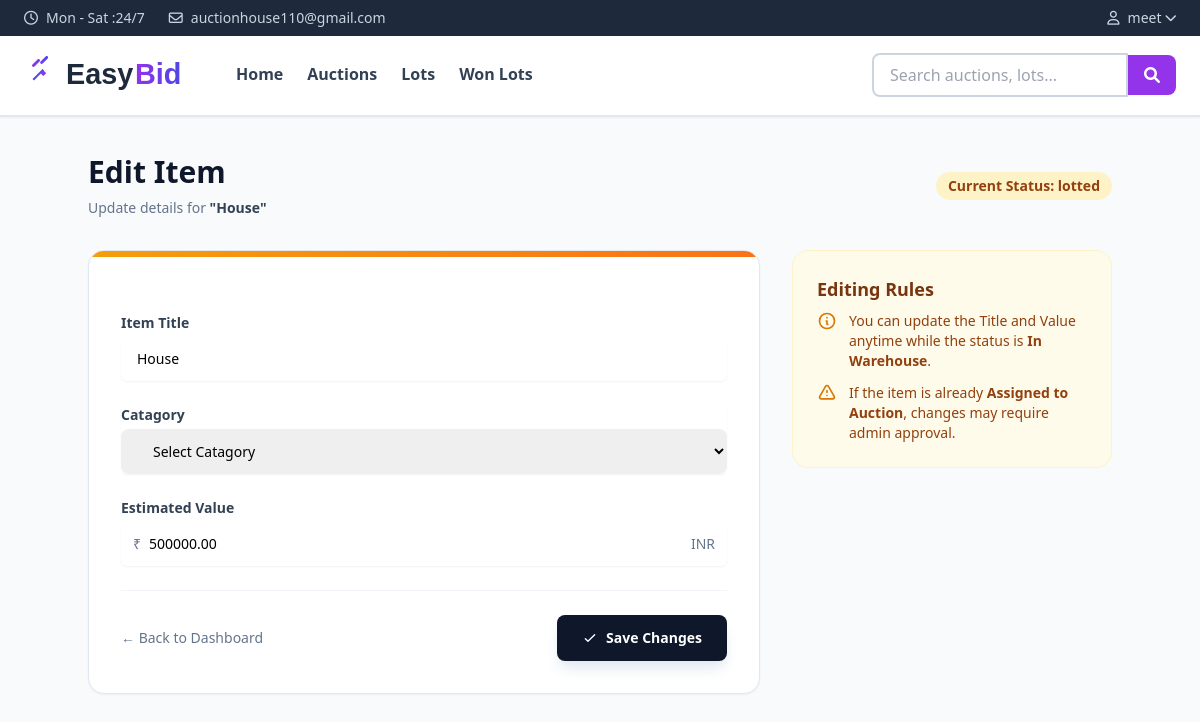
/home/edit-item/house/ (signed in), run on the app's committed database.
### auction_list/models.py (models this page shows, shortened)
class Item(models.Model):
    title = models.CharField(max_length=200)
    owner = models.ForeignKey(User, on_delete=models.CASCADE)
    item_catagory = models.ForeignKey('Catagory', on_delete=models.CASCADE, null=True, blank=True)
    estimated_value = models.DecimalField(max_digits=10, decimal_places=2)
    images = models.JSONField(default=list, blank=True, help_text="List of image file paths")
    slug = models.SlugField(blank=True,unique=True)
    description = models.TextField(blank=True)
    condition = models.CharField(max_length=100, blank=True, help_text="e.g., Excellent, Good, Fair")
    dimensions = models.CharField(max_length=200, blank=True, help_text="e.g., 10x5x3 inches")
    weight = models.DecimalField(max_digits=8, decimal_places=2, null=True, blank=True, help_text="In kg")
    STATUS_CHOICES = [
        ('Available', 'In Warehouse'),
        ('Lotted', 'Assigned to Auction'),
        ('Sold', 'Sold'),
    ]
    status = models.CharField(max_length=20, choices=STATUS_CHOICES, default='Available')
    shipping_fee = models.DecimalField(max_digits=10, decimal_places=2, default=0.00, help_text="Cost to ship from User to Warehouse")
    pickup_otp = models.CharField(max_length=6, blank=True, null=True, help_text="OTP for admin pickup")
    PICKUP_STATUS_CHOICES = [
        ('pending', 'Pending Pickup'),
        ('picked_up', 'Picked Up'),
        ('at_warehouse', 'At Warehouse'),
        ('delivered', 'Delivered to Buyer'),
    ]
    pickup_status = models.CharField(max_length=20, choices=PICKUP_STATUS_CHOICES, default='pending')
    created_at = models.DateTimeField(auto_now_add=True)
    updated_at = models.DateTimeField(auto_now=True)
    class Meta:
        ordering = ['-created_at']
        indexes = [
            models.Index(fields=['status', 'item_catagory']),
        ]

### Home/views.py (the view, shortened to what this page needs)
# urls.py: path("edit-item/<slug:slug>/", views.edit_item_view, name="edit_item"),
def edit_item_view(request, slug):
    item = get_object_or_404(Item, slug=slug, owner=request.user)
    return render(
        request, "edit_item.html", {"item": item, "catagories": Catagory.objects.all()}
    )

### Home/templates/edit_item.html (shortened to what this page needs)
{% extends 'base.html' %}
{% load static %}
 {% block content %}
<div class="min-h-screen bg-slate-50 py-12 px-4 sm:px-6 lg:px-8">
  <div class="max-w-5xl mx-auto">
    <div
      class="mb-8 flex flex-col sm:flex-row sm:items-center sm:justify-between gap-4"
    >
      <div>
        <h1 class="text-3xl font-black text-slate-900">Edit Item</h1>
        <p class="mt-2 text-sm text-slate-500">
          Update details for
          <span class="font-bold text-slate-700">"{{ item.title }}"</span>
        </p>
      </div>
      <div>
        <span
          class="inline-flex items-center px-3 py-1 rounded-full text-sm font-bold {% if item.status == 'available' %} bg-emerald-100 text-emerald-800 {% elif item.status == 'lotted' %} bg-amber-100 text-amber-800 {% else %} bg-slate-100 text-slate-800 {% endif %}"
        >
          Current Status: {{ item.get_status_display }}
        </span>
      </div>
    </div>
    <div class="grid grid-cols-1 lg:grid-cols-3 gap-8">
      <div class="lg:col-span-2">
        <div
          class="bg-white rounded-2xl shadow-sm border border-slate-200 overflow-hidden"
        >
          <div
            class="h-1.5 bg-gradient-to-r from-amber-500 to-orange-500"
          ></div>
          <div class="p-6 sm:p-8">
            <form method="POST" enctype="multipart/form-data" class="space-y-6">
              <div>
                <label
                  for="id_title"
                  class="block text-sm font-bold text-slate-700 mb-1"
                  >Item Title</label
                >
                <div class="relative rounded-md shadow-sm">
                  <input
                    type="text"
                    name="title"
                    id="id_title"
                    value="{{ form.title.value|default:item.title }}"
                    required
                    class="block w-full rounded-lg border-slate-300 pl-4 py-3 focus:border-amber-500 focus:ring-amber-500 sm:text-sm transition-colors"
                  />
                </div>
              </div>
              <div class="relative rounded-md shadow-sm">
                <label
                  for="id_catagory"
                  class="block text-sm font-bold text-slate-700 mb-1"
                  >Catagory</label
                >
                <select
                  name="catagory"
                  id="id_catagory"
                  required
                  class="block w-full rounded-lg border-slate-300 pl-7 py-3 focus:border-indigo-500 focus:ring-indigo-500 sm:text-sm transition-colors"
                >
                  <option value="">Select Catagory</option>
                </select>
              </div>
              <div>
                <label
                  for="id_estimated_value"
                  class="block text-sm font-bold text-slate-700 mb-1"
                  >Estimated Value</label
                >
                <div class="relative rounded-md shadow-sm">
                  <div
                    class="pointer-events-none absolute inset-y-0 left-0 flex items-center pl-3"
                  >
                    <span class="text-slate-500 sm:text-sm">₹</span>
                  </div>
                  <input
                    type="number"
                    name="estimated_value"
                    id="id_estimated_value"
                    step="0.01"
                    value="{{ form.estimated_value.value|stringformat:'.2f'|default:item.estimated_value }}"
                    required
                    class="block w-full rounded-lg border-slate-300 pl-7 py-3 focus:border-amber-500 focus:ring-amber-500 sm:text-sm transition-colors"
                  />
                  <div
                    class="pointer-events-none absolute inset-y-0 right-0 flex items-center pr-3"
                  >
                    <span class="text-slate-500 sm:text-sm">INR</span>
                  </div>
                </div>
              </div>
              <div
                class="pt-6 border-t border-slate-100 flex items-center justify-between"
              >
                <a
                  href="{% url 'profile' %}"
                  class="text-sm font-medium text-slate-500 hover:text-slate-800 transition-colors flex items-center gap-1"
                >
                  &larr; Back to Dashboard
                </a>
                <button
                  type="submit"
                  class="inline-flex items-center justify-center px-6 py-3 border border-transparent text-sm font-bold rounded-lg text-white bg-slate-900 hover:bg-slate-800 shadow-lg shadow-slate-200 transition-all hover:-translate-y-0.5"
                >
                  <svg
                    class="w-4 h-4 mr-2"
                    fill="none"
                    stroke="currentColor"
                    viewBox="0 0 24 24"
                  >
                    <path
                      stroke-linecap="round"
                      stroke-linejoin="round"
                      stroke-width="2"
                      d="M5 13l4 4L19 7"
                    ></path>
                  </svg>
                  Save Changes
                </button>
              </div>
            </form>
          </div>
        </div>
      </div>
      <div class="lg:col-span-1 space-y-6">
        <div class="bg-amber-50 rounded-2xl p-6 border border-amber-100">
          <h3 class="text-amber-900 font-bold text-lg mb-2">Editing Rules</h3>
          <ul class="space-y-3">
            <li class="flex gap-3">
              <svg
                class="w-5 h-5 text-amber-600 flex-shrink-0"
                fill="none"
                stroke="currentColor"
                viewBox="0 0 24 24"
              >
                <path
                  stroke-linecap="round"
                  stroke-linejoin="round"
                  stroke-width="2"
                  d="M13 16h-1v-4h-1m1-4h.01M21 12a9 9 0 11-18 0 9 9 0 0118 0z"
                ></path>
              </svg>
              <p class="text-sm text-amber-800">
                You can update the Title and Value anytime while the status is
                <strong>In Warehouse</strong>.
              </p>
            </li>
            <li class="flex gap-3">
              <svg
                class="w-5 h-5 text-amber-600 flex-shrink-0"
                fill="none"
                stroke="currentColor"
                viewBox="0 0 24 24"
              >
                <path
                  stroke-linecap="round"
                  stroke-linejoin="round"
                  stroke-width="2"
                  d="M12 9v2m0 4h.01m-6.938 4h13.856c1.54 0 2.502-1.667 1.732-3L13.732 4c-.77-1.333-2.694-1.333-3.464 0L3.34 16c-.77 1.333.192 3 1.732 3z"
                ></path>
              </svg>
              <p class="text-sm text-amber-800">
                If the item is already <strong>Assigned to Auction</strong>,
                changes may require admin approval.
              </p>
            </li>
          </ul>
        </div>
      </div>
    </div>
  </div>
</div>
{% endblock %}

### Home/templates/base.html (shortened to what this page needs)
{% load static %}
<!DOCTYPE html>
<html lang="en">
<head>
    <script src="https://cdn.tailwindcss.com"></script>
    <link rel="stylesheet" href="https://cdnjs.cloudflare.com/ajax/libs/font-awesome/6.0.0/css/all.min.css">
</head>
<body class="bg-slate-50 font-sans antialiased">
    <div class="hidden md:block bg-slate-800 text-slate-300 px-4 md:px-6 py-2 fixed top-0 left-0 right-0 z-50">
        <div
            class="max-w-screen-2xl mx-auto flex flex-col sm:flex-row items-center justify-between text-xs md:text-sm space-y-2 sm:space-y-0">
            <div class="flex items-center space-x-3 md:space-x-6">
                <span class="flex items-center"><i class="far fa-clock mr-1 md:mr-2"></i><span
                        class="hidden sm:inline">Mon - Sat : </span> 24/7</span>
                <span class="flex items-center"><i class="far fa-envelope mr-1 md:mr-2"></i><span
                        class="hidden lg:inline">auctionhouse110@gmail.com</span></span>
            </div>
            <div class="flex items-center space-x-3 md:space-x-4">
                {% if user.is_authenticated %}
                <div class="relative dropdown">
                    <button class="hover:text-white transition flex items-center">
                        <i class="far fa-user"></i>
                        <span class="ml-2 hidden sm:inline">{{ user.username }}</span>
                        <i class="fas fa-chevron-down ml-1 text-xs"></i>
                    </button>
                </div>
                {% else %}
                <a href="{% url 'login' %}" class="hover:text-white transition flex items-center">
                    <i class="far fa-user"></i>
                    <span class="ml-2 hidden sm:inline">Login</span>
                </a>
                {% endif %}
            </div>
        </div>
    </div>
    <nav class="bg-white border-b-2 border-slate-200 fixed md:top-[35px] top-0 left-0 right-0 z-40 shadow-sm">
        <div class="max-w-screen-2xl mx-auto px-4 md:px-6">
            <div class="flex items-center justify-between">
                <div class="flex items-center space-x-8">
                    <a href="{% url 'home' %}" class="flex items-center py-4">
                        <img src="{% static 'images/logo.svg' %}" alt="EasyBid" class="h-10 md:h-12 w-auto">
                    </a>
                    <div class="hidden lg:flex items-center space-x-6">
                        <a href="{% url 'home' %}"
                            class="text-slate-700 hover:text-purple-600 font-semibold py-4 border-b-2 border-transparent hover:border-purple-600 transition">
                            Home
                        </a>
                        <a href="{% url 'auctions' %}"
                            class="text-slate-700 hover:text-purple-600 font-semibold py-4 border-b-2 border-transparent hover:border-purple-600 transition">
                            Auctions
                        </a>
                        <a href="{% url 'view_lots' %}"
                            class="text-slate-700 hover:text-purple-600 font-semibold py-4 border-b-2 border-transparent hover:border-purple-600 transition">
                            Lots
                        </a>
                        <a href="{% url 'won_lots' %}"
                            class="text-slate-700 hover:text-purple-600 font-semibold py-4 border-b-2 border-transparent hover:border-purple-600 transition">
                            Won Lots
                        </a>
                    </div>
                </div>
                <div class="flex items-center space-x-2 md:space-x-4">
                    <div class="hidden md:flex items-center relative group">
                        <form action="{% url 'auctions' %}" method="GET" class="flex items-center">
                            <input type="text" name="q" id="globalSearchInput" placeholder="Search auctions, lots..."
                                class="px-4 py-2 border-2 border-slate-300 rounded-l-lg focus:outline-none focus:border-purple-600 w-48 lg:w-64"
                                autocomplete="off">
                            <button type="submit"
                                class="bg-purple-600 hover:bg-purple-700 text-white px-4 py-2 rounded-r-lg transition">
                                <i class="fas fa-search"></i>
                            </button>
                        </form>
                    </div>
                </div>
            </div>
        </div>
    </nav>
    <main class="pt-[70px] md:pt-[106px]">
        {% block content %}
        {% endblock %}
    </main>
</body>
</html>

### Home/templates/base.html (style rules this page uses)
.dropdown::after { content: ''; position: absolute; top: 100%; right: 0; width: 100%; height: 8px; }

### data on the page
Item: title "House", status "lotted", estimated_value "500000.00"

### other printed values
{{ user.username }} "meet"
